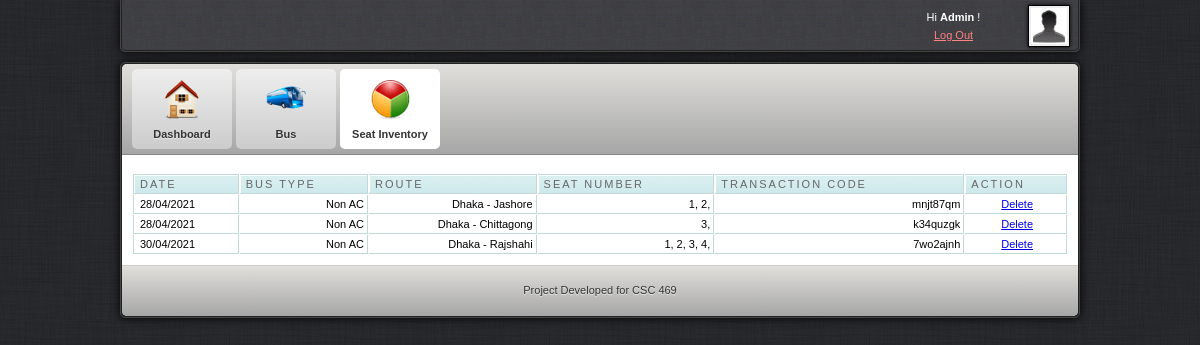
Page /admin/setinventory.php (signed in) on the committed database.
### tables this page shows
CREATE TABLE `reserve` (
  `id` int(11) NOT NULL,
  `date` varchar(11) NOT NULL,
  `bus` varchar(11) NOT NULL,
  `seat_reserve` varchar(11) NOT NULL,
  `transactionnum` varchar(10) NOT NULL,
  `seat` varchar(100) NOT NULL
);

CREATE TABLE `route` (
  `id` int(11) NOT NULL,
  `route` varchar(300) NOT NULL,
  `price` varchar(30) NOT NULL,
  `numseats` int(30) NOT NULL,
  `type` varchar(300) NOT NULL,
  `time` varchar(100) NOT NULL
);

### admin/setinventory.php (the view, shortened to what this page needs)
<html>
<head>
<link href="css/style.css" rel="stylesheet" type="text/css" />
<link rel="stylesheet" href="febe/style.css" type="text/css" media="screen" charset="utf-8">
<link href="src/facebox.css" media="screen" rel="stylesheet" type="text/css" />
</head>
<body>
	<div id="container">
		<div id="adminbar-outer" class="radius-bottom">
			<div id="adminbar" class="radius-bottom">
				<div id="details">
					<a class="avatar" href="javascript: void(0)">
					<img width="36" height="36" alt="avatar" src="img/avatar.jpg">
					</a>
					<div class="tcenter">
					Hi
					<strong>Admin</strong>
					!
					<br>
					<a class="alightred" href="../index.php">Log Out</a>
					</div>
				</div>
			</div>
		</div>
		<div id="panel-outer" class="radius" style="opacity: 1;">
			<div id="panel" class="radius">
				<ul class="radius-top clearfix" id="main-menu">
					<li>
						<a href="dashboard.php">
							<img alt="Dashboard" src="img/m-dashboard.png">
							<span>Dashboard</span>
						</a>
					</li>
					<li>
						<a href="route.php">
							<img alt="Statistics" src="img/m-custom.png">
							<span>Bus</span>
						</a>
					</li>
					<li>
						<a class="active" href="setinventory.php">
							<img alt="Statistics" src="img/m-statistics.png">
							<span>Seat Inventory</span>
						</a>
					</li>
				</ul>
				<div id="content" class="clearfix">
					<table cellpadding="1" cellspacing="1" id="resultTable">
						<thead>
							<tr>
								<th  style="border-left: 1px solid #C1DAD7"> Date </th>
								<th> Bus Type </th>
								<th> Route </th>
								<th> Seat Number </th>
								<th> Transaction Code </th>
								<th> Action </th>
							</tr>
						</thead>
						<tbody>
						<?php
							include('../db.php');
							$result = mysqli_query($conn,"SELECT * FROM reserve");
							while($row = mysqli_fetch_array($result))
								{
									echo '<tr class="record">';
									echo '<td style="border-left: 1px solid #C1DAD7;">'.$row['date'].'</td>';
									$rrad=$row['bus'];
									$results = mysqli_query($conn,"SELECT * FROM route WHERE id='$rrad'");
									while($rows = mysqli_fetch_array($results))
										{
									echo '<td><div align="right">'.$rows['type'].'</div></td>';
									echo '<td><div align="right">'.$rows['route'].'</div></td>';
										}
									echo '<td><div align="right">'.$row['seat'].'</div></td>';
									echo '<td><div align="right">'.$row['transactionnum'].'</div></td>';
									echo '<td><div align="center"><a href="#" id="'.$row['id'].'" class="delbutton" title="Click To Delete">Delete</a></div></td>';
									echo '</tr>';
								}
							?>
						</tbody>
					</table>
				</div>
				<div id="footer" class="radius-bottom">
					<p>Project Developed for CSC 469</p>
				</div>
			</div>
		</div>
	</div>
</body>
</html>

### admin/css/style.css (style rules this page uses)
html, body { background: url("../img/bg.jpg") repeat scroll 0 0 #333333; color: #333333; font-family: Arial,Helvetica,sans-serif; font-size: 11px; line-height: 1.6; margin:0; }
#container { margin: 0 auto; width: 960px; }
#login-container-outer, #container #adminbar-outer, #container #panel-outer { border: 1px solid #444444; box-shadow: 0 0 10px #000000; }
#container #adminbar-outer { background: none repeat scroll 0 0 #403F44; border-top: medium none; margin: 0 0 10px; }
.radius-bottom { border-bottom-left-radius: 5px; border-bottom-right-radius: 5px; }
#login-container, #container #adminbar, #container #panel { border: 1px solid #222222; }
#container #adminbar { background: url("../img/alter-bg.jpg") repeat scroll left top transparent; border-top: medium none; height: 50px; }
.clearfix { clear:both; }
#container #adminbar #details { color: #FFFFFF; float: right; height: 34px; line-height: 18px; padding: 8px; width: 184px; }
#container #adminbar #details a.avatar { background-color: #EEEEEE; border: 1px solid #000000; box-shadow: 0 0 4px #000000; display: block; float: right; height: 36px; margin: -3px 0 0 7px; padding: 2px; width: 36px; }
.tcenter { text-align: center; }
a.alightred { color: #FF8181; }
.radius { border-radius: 5px 5px 5px 5px; }
#container #panel ul#main-menu, #container #panel #footer, #login-extra { background-color: #D5D5D5; background-image: linear-gradient(#E0DFDB, #A6A6A6); }
ul#main-menu { border-bottom: 1px solid #888888; list-style: none outside none; margin: 0; padding: 0 10px; }
.radius-top { border-top-left-radius: 5px; border-top-right-radius: 5px; }
ul#main-menu li { float: left; margin: 5px 4px 5px 0; }
ul#main-menu li a.active { background: none repeat scroll 0 0 #FFFFFF; text-shadow: 0 1px 1px #FFFFFF; }
ul#main-menu li a { background: linear-gradient(#EEEEEE, #CCCCCC) repeat scroll 0 0 #EEEEEE; border-radius: 5px 5px 5px 5px; color: #333333; display: block; font-weight: bold; height: 80px; line-height: 1px; position: relative; text-align: center; text-shadow: 0 1px 1px #EEEEEE; width: 100px; text-decoration:none; }
ul#main-menu li a img { height: 40px; padding: 10px 15px 5px; width: 40px; }
ul#main-menu li a span { display: block; line-height: 20px; padding: 0 0 5px; }
#container #content { padding: 10px; background-color:#ffffff; }
#container #footer { border-top: 1px solid #CCCCCC; color: #333333; margin: 0; padding: 5px; text-align: center; text-shadow: 0 1px 1px #EEEEEE; }

### admin/febe/style.css (style rules this page uses)
#resultTable { background-color: white; margin-top: 8px; width: 100%; color:#000000; }
#resultTable th.sortable { background: url("bg_header.jpg") no-repeat scroll 0 0 #CAE8EA; border-bottom: 1px solid #C1DAD7; border-right: 1px solid #C1DAD7; border-top: 1px solid #C1DAD7; color: #4F6B72; font: normal 11px "Trebuchet MS",Verdana,Arial,Helvetica,sans-serif; letter-spacing: 2px; padding: 3px 3px 3px 6px; text-align: left; text-transform: uppercase; color: #666; cursor: pointer; text-decoration: none; }
#resultTable th { background: url("bg_header.jpg") no-repeat scroll 0 0 #CAE8EA; border-bottom: 1px solid #C1DAD7; border-right: 1px solid #C1DAD7; border-top: 1px solid #C1DAD7; color: #4F6B72; font: normal 11px "Trebuchet MS",Verdana,Arial,Helvetica,sans-serif; letter-spacing: 2px; padding: 3px 3px 3px 6px; text-align: left; text-transform: uppercase; color: #666; cursor: pointer; text-decoration: none; }
#resultTable td { border-bottom: 1px solid #C1DAD7; border-right: 1px solid #C1DAD7; padding: 3px 3px 3px 6px; font: normal 11px "Trebuchet MS",Verdana,Arial,Helvetica,sans-serif; }
#resultTable td.odd { font: normal 11px "Trebuchet MS",Verdana,Arial,Helvetica,sans-serif; }
.clearfix { clear:both; }

### rows in the picture
reserve: date "28/04/2021", seat "1, 2,", transactionnum "mnjt87qm"
route: type "Non AC", route "Dhaka - Jashore"
reserve: date "28/04/2021", seat "3,", transactionnum "k34quzgk"
route: type "Non AC", route "Dhaka - Chittagong"
reserve: date "30/04/2021", seat "1, 2, 3, 4,", transactionnum "7wo2ajnh"
route: type "Non AC", route "Dhaka - Rajshahi"
